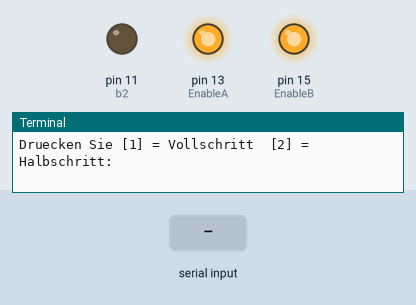
Recording of a program running on a simulated Raspberry Pi (header pin numbers). On the bench: output pins drawn as LEDs (lit = HIGH), the last lines printed to the terminal. Inputs (shaded band) come from the test bench. Pins used as bus, display or sensor lines are not drawn. At 2.4 s the program stops and its outputs stay as they are.

Above: at 1.2 s.
1.3 s: "1" typed at the terminal, then Enter
At 3.5 s:
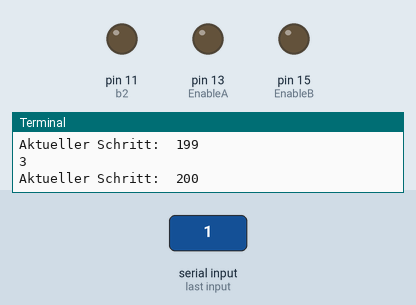
Timing chart, 0 to 3.9 s (numbered marks = the images above; inputs shaded):
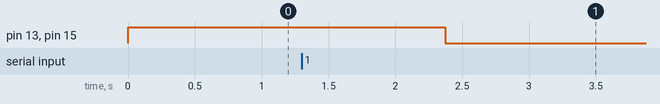

The program:

stm-bipolar.py
```python
#!/usr/bin/python3
# -*- coding: utf-8 -*-
# Teil 1

from time import sleep
import RPi.GPIO as GPIO
GPIO.setmode(GPIO.BOARD)

# verwendete Pins am Raspberry Pi
EnableA = 13
EnableB = 15
a1 = 3
a2 = 5
b1 = 7
b2 = 11
# Pause zwischen den Schritten (beliebig veränderbar)
time = 0.005
# alle genutzten GPIO-Pins als Ausgang deklarieren
GPIO.setup(EnableA,GPIO.OUT)
GPIO.setup(EnableB,GPIO.OUT)
GPIO.setup(a1,GPIO.OUT)
GPIO.setup(a2,GPIO.OUT)
GPIO.setup(b1,GPIO.OUT)
GPIO.setup(b2,GPIO.OUT)
GPIO.output(EnableA, True)
GPIO.output(EnableB, True)

# Fortsetzung / Teil 2
z = 0
schritte = 0

# Sequenz für Vollschritt
steps1 = []
steps1 = list(range(0,4))
steps1[0] = [a1,b1]
steps1[1] = [a1,b2]
steps1[2] = [a2,b2]
steps1[3] = [a2,b1]
zaehler1 = 4
# Sequenz für Halbschritt
steps2 = []
steps2 = list(range(0,8))
steps2[0] = [a1,b1]
steps2[1] = [a1,0]
steps2[2] = [a1,b2]
steps2[3] = [b2,0]
steps2[4] = [a2,b2]
steps2[5] = [a2,0]
steps2[6] = [a2,b1]
steps2[7] = [b1,0]
zaehler2 = 8

# Fortsetzung / Teil 3
# Sequenzauswahl
Auswahl =  eval(input("Druecken Sie [1] = Vollschritt  [2] = Halbschritt: "))

if Auswahl == 1:
    steps = steps1
    zaehler = zaehler1
if Auswahl == 2:
    steps = steps2
    zaehler = zaehler2

# Schleife zum Durchlaufen der Sequenzen
while schritte < (zaehler * 50) :
    for i in range (0,zaehler):
        if (z == zaehler):
            z = 0

        GPIO.output(steps[z][0], True)
        if steps[z][1] != 0:
            GPIO.output(steps[z][1], True)
        sleep(time)
        GPIO.output(steps[z][0], False)
        if steps[z][1] != 0:
            GPIO.output(steps[z][1], False)
        schritte +=1
        print (z)
        z += 1
        print ("Aktueller Schritt: ", schritte)

GPIO.output(EnableA, False)
GPIO.output(EnableB, False)
```

Measured:
- after the input at 1.3 s, pin 13 (EnableA), pin 15 (EnableB): HIGH → LOW after 1.1 s
